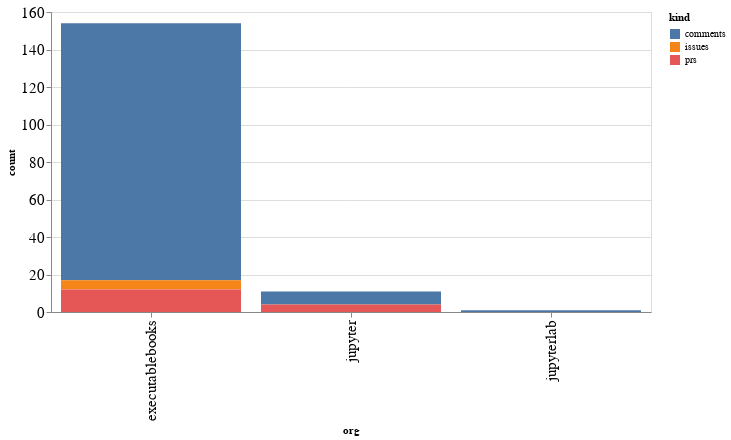

Here is the notebook cell this chart was saved with:
### Code cell
alt.Chart(org_summaries, width=600).mark_bar().encode(
    x='org',
    y='count',
    color='kind',
    tooltip="org"
)

### Figure 1 — Vega-Lite specification as saved in the notebook (floating-point values rounded to 4 significant figures)
{"config": {"axisLeft": {"labelFontSize": 15}, "axisBottom": {"labelFontSize": 15}}, "data": {"name": "data-86aa8572743c9715e2ff0863f00a639a"}, "mark": "bar", "encoding": {"color": {"type": "nominal", "field": "kind"}, "tooltip": {"type": "nominal", "field": "org"}, "x": {"type": "nominal", "field": "org"}, "y": {"type": "quantitative", "field": "count"}}, "width": 600, "$schema": "https://vega.github.io/schema/vega-lite/v4.8.1.json", "datasets": {"data-86aa8572743c9715e2ff0863f00a639a": [{"org": "executablebooks", "kind": "comments", "count": 137}, {"org": "executablebooks", "kind": "issues", "count": 5}, {"org": "executablebooks", "kind": "prs", "count": 12}, {"org": "jupyter", "kind": "comments", "count": 7}, {"org": "jupyter", "kind": "prs", "count": 4}, {"org": "jupyterlab", "kind": "comments", "count": 1}]}}
